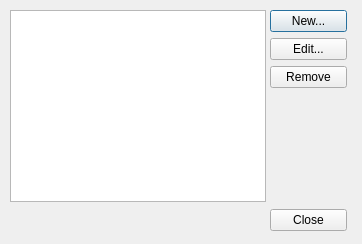
<?xml version="1.0" encoding="UTF-8"?>
<ui version="4.0">
 <class>GlobalConfig</class>
 <widget class="QDialog" name="GlobalConfig">
  <property name="geometry">
   <rect>
    <x>0</x>
    <y>0</y>
    <width>362</width>
    <height>244</height>
   </rect>
  </property>
  <property name="windowTitle">
   <string>Dialog</string>
  </property>
  <widget class="QListView" name="emulatorView">
   <property name="geometry">
    <rect>
     <x>10</x>
     <y>10</y>
     <width>256</width>
     <height>192</height>
    </rect>
   </property>
  </widget>
  <widget class="QWidget" name="layoutWidget">
   <property name="geometry">
    <rect>
     <x>270</x>
     <y>10</y>
     <width>77</width>
     <height>221</height>
    </rect>
   </property>
   <layout class="QVBoxLayout" name="verticalLayout">
    <item>
     <widget class="QPushButton" name="newButton">
      <property name="text">
       <string>New...</string>
      </property>
     </widget>
    </item>
    <item>
     <widget class="QPushButton" name="editButton">
      <property name="text">
       <string>Edit...</string>
      </property>
     </widget>
    </item>
    <item>
     <widget class="QPushButton" name="removeButton">
      <property name="text">
       <string>Remove</string>
      </property>
     </widget>
    </item>
    <item>
     <spacer name="verticalSpacer">
      <property name="orientation">
       <enum>Qt::Vertical</enum>
      </property>
      <property name="sizeHint" stdset="0">
       <size>
        <width>20</width>
        <height>40</height>
       </size>
      </property>
     </spacer>
    </item>
    <item>
     <widget class="QPushButton" name="closeButton">
      <property name="text">
       <string>Close</string>
      </property>
     </widget>
    </item>
   </layout>
  </widget>
 </widget>
 <resources/>
 <connections/>
</ui>
